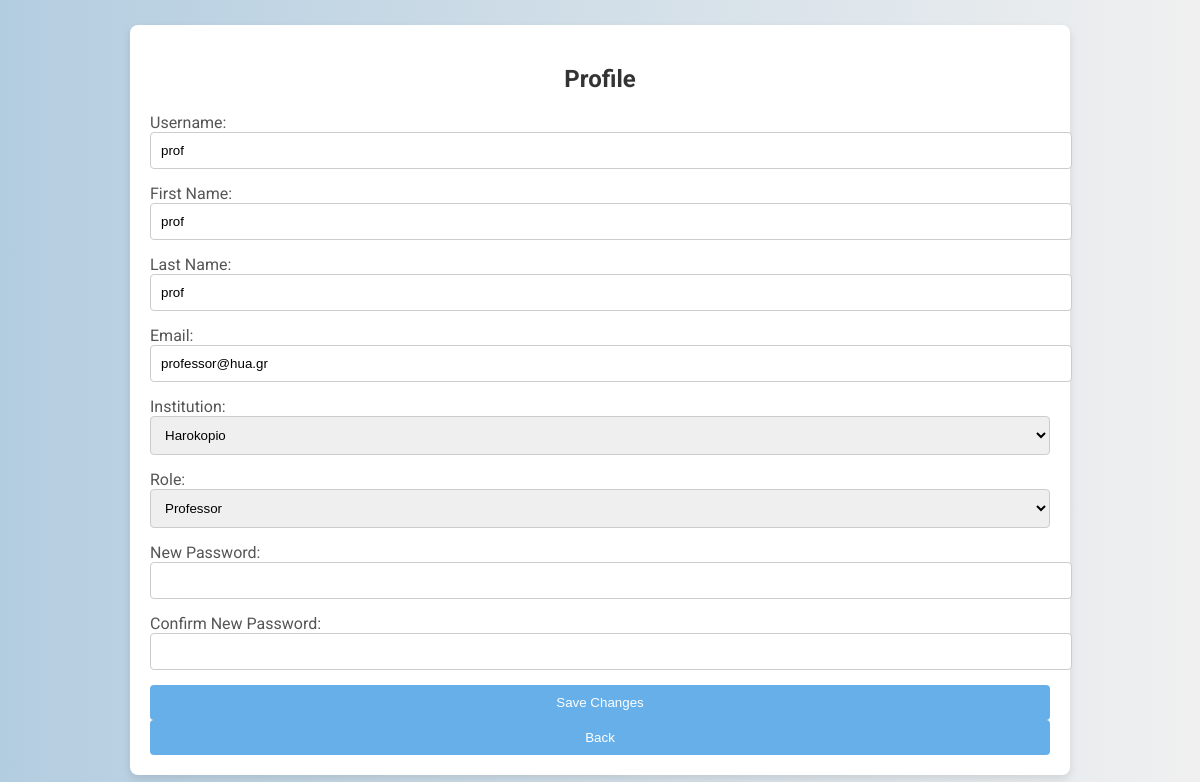
The page /profile/ (signed in) on the database its author committed.
### users/models.py (models this page shows, shortened)
class CustomUser(AbstractUser):
    ROLE_CHOICES = [
        ('student', 'Student'),
        ('professor', 'Professor')
    ]
    role = models.CharField(max_length=10, choices=ROLE_CHOICES)
    institution = models.ForeignKey('Institution', on_delete=models.SET_NULL, null=True, blank=True)

class Institution(models.Model):
    institution_id = models.AutoField(primary_key=True)
    name = models.CharField(max_length=100, unique=True)
    def __str__(self):
        return self.name

### users/views.py (the view)
# urls.py: path('profile/', views.profile, name='profile'),
@login_required
def profile(request):
    if request.method == 'POST':
        form = ProfileForm(request.POST, instance=request.user)
        if form.is_valid():
            user = form.save(commit=False)
            password = form.cleaned_data.get('password')
            if password:
                user.set_password(password)
            user.save()
            return redirect('profile')
    else:
        form = ProfileForm(instance=request.user)
    return render(request, 'profile.html', {'form': form})

### users/forms.py (shortened to what this page needs)
class ProfileForm(forms.ModelForm):
    password = forms.CharField(widget=forms.PasswordInput, required=False)
    confirm_password = forms.CharField(widget=forms.PasswordInput, required=False)
    class Meta:
        model = CustomUser
        fields = ['username', 'first_name', 'last_name', 'email', 'institution', 'role', 'password', 'confirm_password']

### users/templatetags/custom_filters.py (called while the page is built)
@register.filter(name='add_class')
def add_class(value, css_class):
    return value.as_widget(attrs={"class": css_class})

### users/templates/profile.html (shortened to what this page needs)
<!DOCTYPE html>
<html lang="el">
<head>
    {% load static %}
    <link rel="stylesheet" href="{% static 'css/styles.css' %}">
</head>
<body>
    <div class="container">
        <h2>Profile</h2>
        <form method="post">
            {% load custom_filters %}
            <div class="form-group">
                <label for="id_username">Username:</label>
                {{ form.username|add_class:"form-control" }}
            </div>
            <div class="form-group">
                <label for="id_first_name">First Name:</label>
                {{ form.first_name|add_class:"form-control" }}
            </div>
            <div class="form-group">
                <label for="id_last_name">Last Name:</label>
                {{ form.last_name|add_class:"form-control" }}
            </div>
            <div class="form-group">
                <label for="id_email">Email:</label>
                {{ form.email|add_class:"form-control" }}
            </div>
            <div class="form-group">
                <label for="id_institution">Institution:</label>
                {{ form.institution|add_class:"form-control" }}
            </div>
            <div class="form-group">
                <label for="id_role">Role:</label>
                {{ form.role|add_class:"form-control" }}
            </div>
            <div class="form-group">
                <label for="id_password">New Password:</label>
                {{ form.password|add_class:"form-control" }}
            </div>
            <div class="form-group">
                <label for="id_confirm_password">Confirm New Password:</label>
                {{ form.confirm_password|add_class:"form-control" }}
            </div>
            <button type="submit" id="saveButton" disabled>Save Changes</button>
            <button type="button" onclick="goBack()">Back</button>
        </form>
    </div>
</body>
</html>

### static/css/styles.css (style rules this page uses)
body { font-family: 'Roboto', sans-serif; background: linear-gradient(to right, #b3cde0, #f0f0f0); margin: 0; padding: 0; display: flex; justify-content: center; align-items: center; min-height: 100vh; }
.container { background-color: #ffffff; padding: 20px; border-radius: 8px; box-shadow: 0 4px 8px rgba(0, 0, 0, 0.1); max-width: 900px; width: 100%; animation: fadeIn 1s ease-in-out; }
h2 { text-align: center; color: #333333; margin-bottom: 20px; }
form { display: flex; flex-direction: column; }
.form-group { margin-bottom: 15px; }
.form-group label { margin-bottom: 5px; color: #555555; }
.form-group input, .form-group select, .form-group textarea { padding: 10px; border: 1px solid #cccccc; border-radius: 4px; transition: border-color 0.3s; width: 100%; }
button { padding: 10px; background-color: #66afe9; color: #ffffff; border: none; border-radius: 4px; cursor: pointer; transition: background-color 0.3s; }

### rows shown on the page
CustomUser: username "prof", first_name "prof", last_name "prof", email "professor@hua.gr", role "Professor"
Institution: institution "Harokopio"
